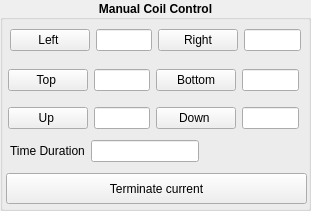
     <widget class="QGroupBox" name="groupBox">
      <property name="geometry">
       <rect>
        <x>1070</x>
        <y>380</y>
        <width>311</width>
        <height>211</height>
       </rect>
      </property>
      <property name="font">
       <font>
        <weight>75</weight>
        <bold>true</bold>
       </font>
      </property>
      <property name="title">
       <string>Manual Coil Control</string>
      </property>
      <property name="alignment">
       <set>Qt::AlignCenter</set>
      </property>
      <widget class="QWidget" name="layoutWidget">
       <property name="geometry">
        <rect>
         <x>8</x>
         <y>60</y>
         <width>291</width>
         <height>40</height>
        </rect>
       </property>
       <property name="font">
        <font>
         <weight>50</weight>
         <bold>false</bold>
        </font>
       </property>
       <layout class="QHBoxLayout" name="horizontalLayout_7">
        <item>
         <widget class="QPushButton" name="topc_pb">
          <property name="text">
           <string>Top </string>
          </property>
         </widget>
        </item>
        <item>
         <widget class="QLineEdit" name="topc_in"/>
        </item>
        <item>
         <widget class="QPushButton" name="bottomc_pb">
          <property name="text">
           <string>Bottom</string>
          </property>
         </widget>
        </item>
        <item>
         <widget class="QLineEdit" name="bottomc_in"/>
        </item>
       </layout>
      </widget>
      <widget class="QWidget" name="layoutWidget">
       <property name="geometry">
        <rect>
         <x>8</x>
         <y>100</y>
         <width>291</width>
         <height>36</height>
        </rect>
       </property>
       <property name="font">
        <font>
         <weight>50</weight>
         <bold>false</bold>
        </font>
       </property>
       <layout class="QHBoxLayout" name="horizontalLayout_8">
        <item>
         <widget class="QPushButton" name="upc_pb">
          <property name="text">
           <string>Up </string>
          </property>
         </widget>
        </item>
        <item>
         <widget class="QLineEdit" name="upc_in"/>
        </item>
        <item>
         <widget class="QPushButton" name="downc_pb">
          <property name="text">
           <string>Down </string>
          </property>
         </widget>
        </item>
        <item>
         <widget class="QLineEdit" name="downc_in"/>
        </item>
       </layout>
      </widget>
      <widget class="QWidget" name="layoutWidget">
       <property name="geometry">
        <rect>
         <x>10</x>
         <y>140</y>
         <width>291</width>
         <height>31</height>
        </rect>
       </property>
       <layout class="QHBoxLayout" name="horizontalLayout">
        <property name="sizeConstraint">
         <enum>QLayout::SetFixedSize</enum>
        </property>
        <item>
         <widget class="QLabel" name="label_3">
          <property name="font">
           <font>
            <weight>50</weight>
            <bold>false</bold>
           </font>
          </property>
          <property name="text">
           <string>Time Duration</string>
          </property>
         </widget>
        </item>
        <item>
         <widget class="QLineEdit" name="td_le">
          <property name="font">
           <font>
            <weight>50</weight>
            <bold>false</bold>
           </font>
          </property>
         </widget>
        </item>
       </layout>
      </widget>
      <widget class="QPushButton" name="termcurrent_pb">
       <property name="geometry">
        <rect>
         <x>6</x>
         <y>173</y>
         <width>301</width>
         <height>31</height>
        </rect>
       </property>
       <property name="font">
        <font>
         <weight>50</weight>
         <bold>false</bold>
        </font>
       </property>
       <property name="text">
        <string>Terminate current</string>
       </property>
      </widget>
      <widget class="QWidget" name="layoutWidget_3">
       <property name="geometry">
        <rect>
         <x>10</x>
         <y>20</y>
         <width>291</width>
         <height>40</height>
        </rect>
       </property>
       <property name="font">
        <font>
         <weight>50</weight>
         <bold>false</bold>
        </font>
       </property>
       <layout class="QHBoxLayout" name="horizontalLayout_18">
        <item>
         <widget class="QPushButton" name="leftc_pb">
          <property name="text">
           <string>Left </string>
          </property>
         </widget>
        </item>
        <item>
         <widget class="QLineEdit" name="leftc_in"/>
        </item>
        <item>
         <widget class="QPushButton" name="rightc_pb">
          <property name="text">
           <string>Right</string>
          </property>
         </widget>
        </item>
        <item>
         <widget class="QLineEdit" name="rightc_in"/>
        </item>
       </layout>
      </widget>
      <zorder>layoutWidget</zorder>
      <zorder>layoutWidget</zorder>
      <zorder>termcurrent_pb</zorder>
      <zorder>layoutWidget</zorder>
      <zorder>layoutWidget_3</zorder>
     </widget>
